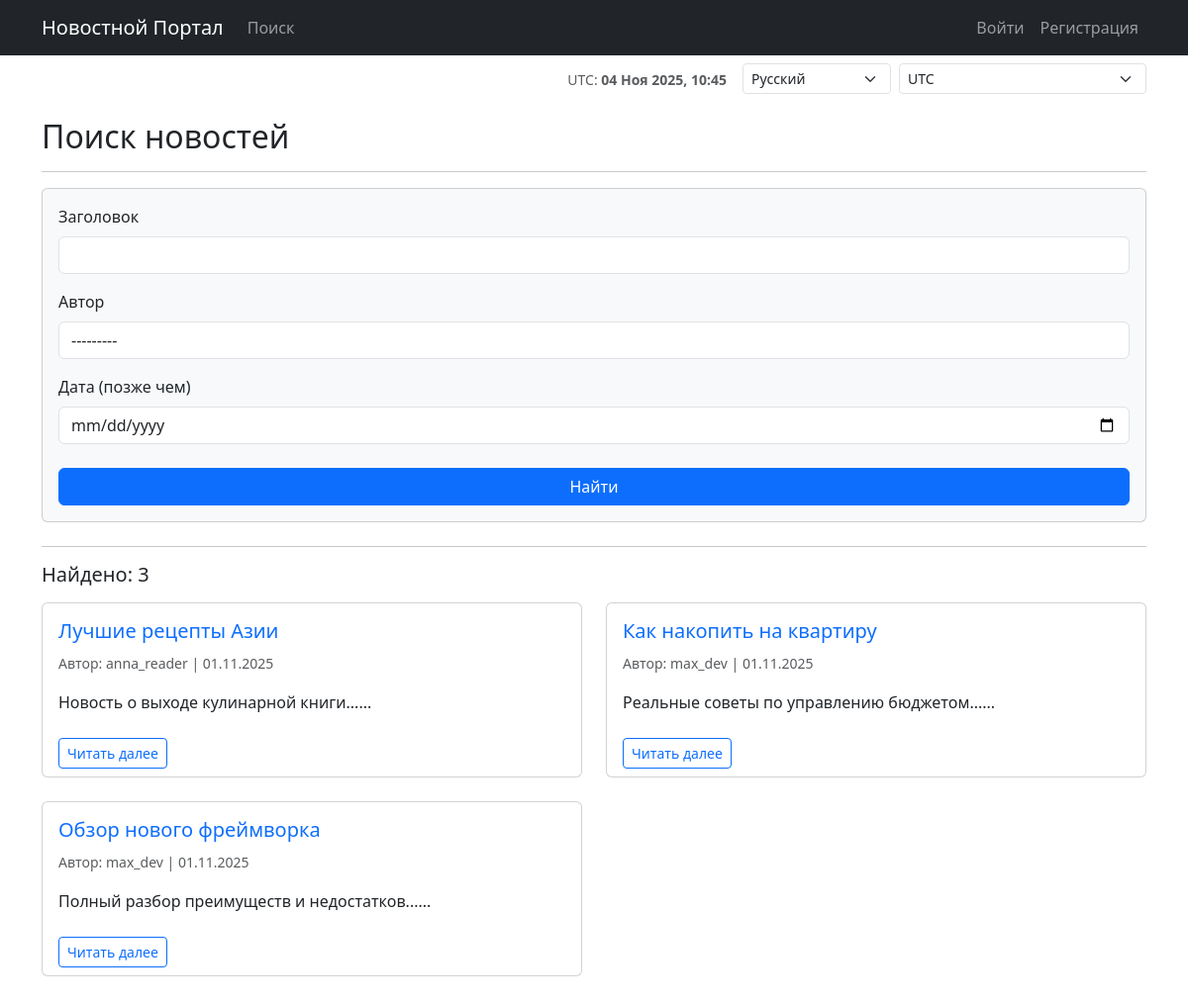
/news/search/, run on an earlier commit of the app's database.
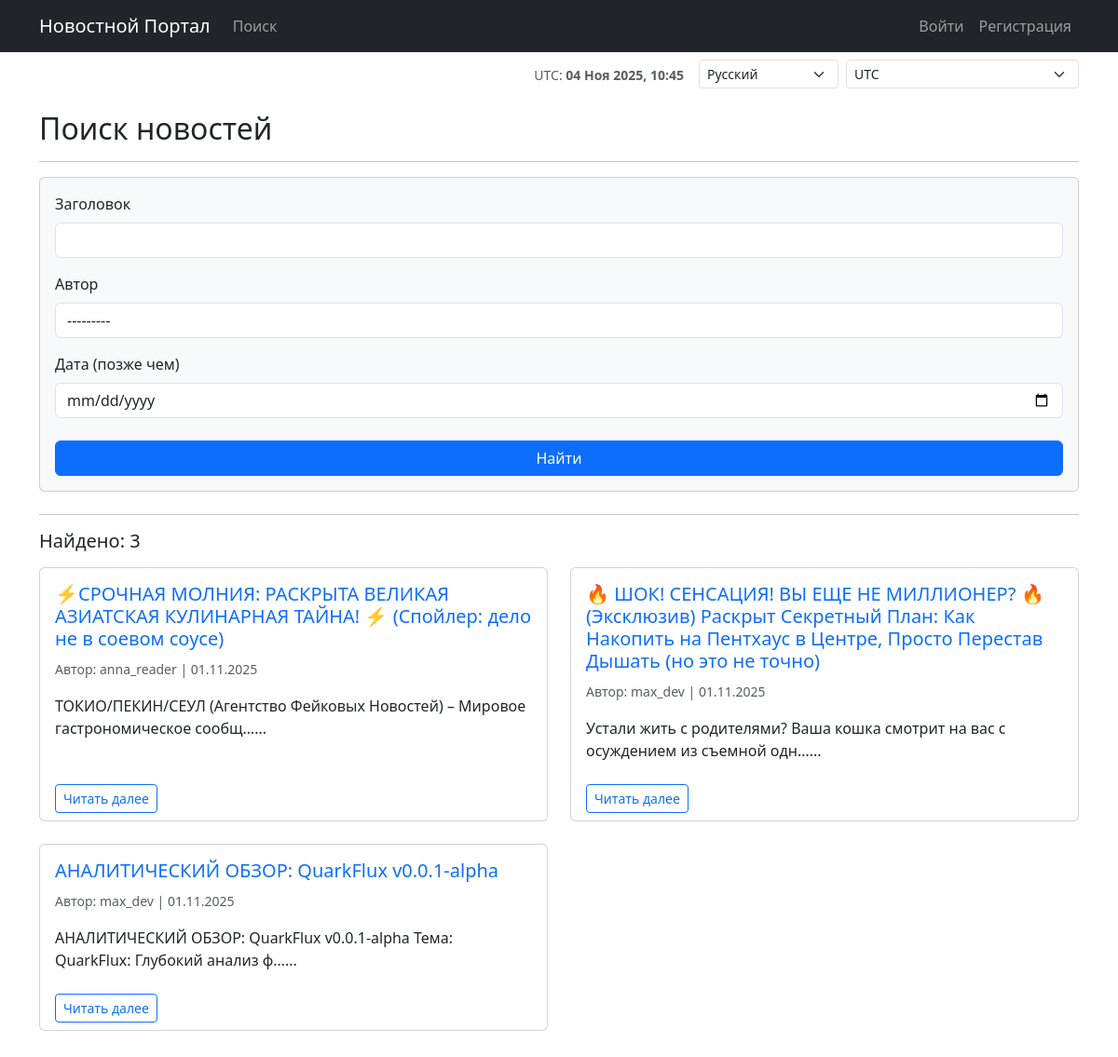
And on a later commit of the database.
### news/models.py (models this page shows, shortened)
class Post(models.Model):
    ARTICLE = 'article'
    NEWS = 'news'
    POST_TYPES = [
        (ARTICLE, _('Article')),
        (NEWS, _('News')),
    ]
    author = models.ForeignKey(Author, on_delete=models.CASCADE, verbose_name=_('Author'))
    post_type = models.CharField(
        max_length=10,
        choices=POST_TYPES,
        default=ARTICLE,
        verbose_name=_('Post Type')
    )
    created_at = models.DateTimeField(auto_now_add=True, verbose_name=_('Created At'))
    categories = models.ManyToManyField(
        Category,
        through='PostCategory',
        verbose_name=_('Categories')
    )
    title = models.CharField(max_length=255, verbose_name=_('Title'))
    text = models.TextField(verbose_name=_('Text'))
    rating = models.IntegerField(default=0, verbose_name=_('Rating'))
    def get_absolute_url(self):
        return reverse('post_detail', args=[str(self.pk)])

class Author(models.Model):
    user = models.OneToOneField(User, on_delete=models.CASCADE, verbose_name=_('User'))
    rating = models.IntegerField(default=0, verbose_name=_('Rating'))
    def __str__(self):
        return self.user.username

### news/views.py (the view)
# urls.py: path('search/', PostSearch.as_view(), name='post_search'),
@method_decorator(cache_page(60), name='dispatch')
class PostSearch(ListView):
    model = Post
    ordering = ['-created_at']
    template_name = 'news/post_search.html'
    context_object_name = 'posts'
    def get_queryset(self):
        queryset = super().get_queryset()
        self.filterset = PostFilter(self.request.GET, queryset)
        return self.filterset.qs
    def get_context_data(self, **kwargs):
        context = super().get_context_data(**kwargs)
        context['filter'] = self.filterset
        return context

### news/context_processors.py (called while the page is built)
def timezones(request):
    return {
        'common_timezones': pytz.common_timezones,
        'current_time': timezone.now()
    }

### news/templatetags/custom_filters.py (called while the page is built)
@register.filter()
def censor(value):
    if not isinstance(value, str):
        raise TypeError(f"Фильтр 'censor' применяется только к строкам, а не к {type(value)}")
    pattern = r'\b(' + '|'.join(BAD_WORDS) + r')\b'
    def replace_match(match):
        word = match.group(0)
        return word[0] + '*' * (len(word) - 1)
    censored_value = re.sub(pattern, replace_match, value, flags=re.IGNORECASE)
    return censored_value

@register.filter(name='addclass')
def addclass(field, css_class):
    if hasattr(field, 'field') and hasattr(field.field, 'widget'):
        if field.field.widget.__class__.__name__ == 'HiddenInput':
            return field
        return field.as_widget(attrs={'class': css_class})
    return field

### templates/news/post_search.html (shortened to what this page needs)
{% extends "default.html" %}
{% load custom_filters i18n %}
{% block content %}
    <h2>{% trans "Поиск новостей" %}</h2>
    <hr>
    <form method="GET">
        <div class="card card-body bg-light mb-4">
            <div class="mb-3">
                <label for="{{ filter.form.title.id_for_label }}" class="form-label">
                    {% trans "Заголовок" %}
                </label>
                {{ filter.form.title|addclass:"form-control" }}
            </div>
            <div class="mb-3">
                <label for="{{ filter.form.author.id_for_label }}" class="form-label">
                    {% trans "Автор" %}
                </label>
                {{ filter.form.author|addclass:"form-control" }}
            </div>
            <div class="mb-3">
                <label for="{{ filter.form.created_after.id_for_label }}" class="form-label">
                    {% trans "Дата (позже чем)" %}
                </label>
                {{ filter.form.created_after|addclass:"form-control" }}
            </div>
            <button type="submit" class="btn btn-primary mt-2">{% trans "Найти" %}</button>
        </div>
    </form>
    <hr>
    {% if posts %}
        <h5 class="mb-3">{% trans "Найдено:" %} {{ posts|length }}</h5>
        <div class="row">
            {% for post in posts %}
            <div class="col-md-6 mb-4">
                <div class="card h-100">
                    <div class="card-body">
                        <h5 class="card-title">
                            <a href="{{ post.get_absolute_url }}" class="text-decoration-none">
                                {{ post.title|censor }}
                            </a>
                        </h5>
                        <small class="card-subtitle mb-2 text-muted">
                            {% trans "Автор:" %} {{ post.author.user.username }} | {{ post.created_at|date:"d.m.Y" }}
                        </small>
                        <p class="card-text mt-3">
                            {{ post.text|censor|striptags|truncatechars:80 }}...
                        </p>
                    </div>
                    <div class="card-footer bg-transparent border-top-0">
                        <a href="{{ post.get_absolute_url }}" class="btn btn-outline-primary btn-sm">
                            {% trans "Читать далее" %}
                        </a>
                    </div>
                </div>
            </div>
            {% endfor %}
        </div>
    {% else %}
        {% if filter.form.is_bound %}
            <p>{% trans "По вашему запросу ничего не найдено." %}</p>
        {% else %}
            <p>{% trans "Задайте критерии поиска, чтобы начать." %}</p>
        {% endif %}
    {% endif %}
{% endblock content %}

What changed in the data, as far as the page shows it:
removed Post: title|censor "Лучшие рецепты Азии", author.user.username "anna_reader", created_at "01.11.2025", text|censor "Новость о выходе кулинарной книги..."
removed Post: title|censor "Как накопить на квартиру", author.user.username "max_dev", created_at "01.11.2025", text|censor "Реальные советы по управлению бюджетом..."
removed Post: title|censor "Обзор нового фреймворка", author.user.username "max_dev", created_at "01.11.2025", text|censor "Полный разбор преимуществ и недостатков..."
added Post: title|censor "⚡️СРОЧНАЯ МОЛНИЯ: РАСКРЫТА ВЕЛИКАЯ АЗИАТСКАЯ КУЛИНАРНАЯ ТАЙНА! ⚡️ (Спойлер: дело не в соевом соусе)", author.user.username "anna_reader", created_at "01.11.2025", text|censor "ТОКИО/ПЕКИН/СЕУЛ (Агентство Фейковых Новостей) – Мировое гастрономическое сообщ…"
added Post: title|censor "🔥 ШОК! СЕНСАЦИЯ! ВЫ ЕЩЕ НЕ МИЛЛИОНЕР? 🔥 (Эксклюзив) Раскрыт Секретный План: Как Накопить на Пентхаус в Центре, Просто Перестав Дышать (но это не точно)", author.user.username "max_dev", created_at "01.11.2025", text|censor "Устали жить с родителями? Ваша кошка смотрит на вас с осуждением из съемной одн…"
added Post: title|censor "АНАЛИТИЧЕСКИЙ ОБЗОР: QuarkFlux v0.0.1-alpha", author.user.username "max_dev", created_at "01.11.2025", text|censor "АНАЛИТИЧЕСКИЙ ОБЗОР: QuarkFlux v0.0.1-alpha Тема: QuarkFlux: Глубокий анализ ф…"
